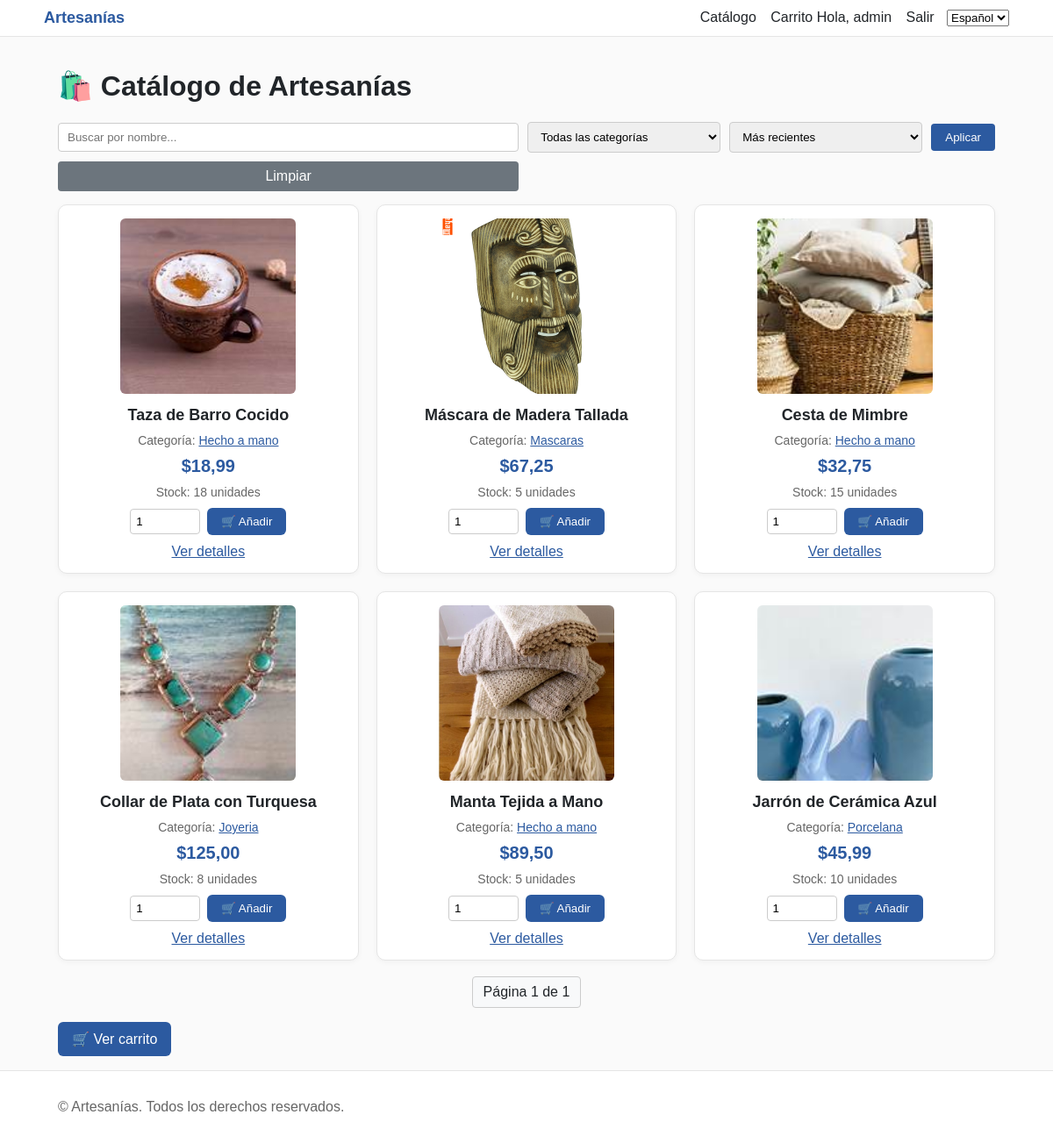
/es/ (signed in), run on the app's committed database.
### store/models.py (models this page shows, shortened)
class Producto(models.Model):
    nombre = models.CharField(max_length=100)
    descripcion = models.TextField()
    precio = models.DecimalField(max_digits=10, decimal_places=2)
    imagen = models.ImageField(upload_to='productos/', blank=True, null=True)
    stock = models.PositiveIntegerField(default=0)
    fecha_creacion = models.DateTimeField(auto_now_add=True)
    categoria = models.ForeignKey('Categoria', null=True, blank=True, on_delete=models.SET_NULL)

class Categoria(models.Model):
    nombre = models.CharField(max_length=100, unique=True)
    descripcion = models.TextField(blank=True)
    fecha_creacion = models.DateTimeField(auto_now_add=True)

### store/views.py (the view)
# urls.py: path('', views.product_list, name='product_list'),
def product_list(request):
    q = request.GET.get('q', '').strip()
    categoria_id = request.GET.get('categoria')
    sort = request.GET.get('sort', 'recent')
    productos = Producto.objects.all()
    if q:
        productos = productos.filter(nombre__icontains=q)
    if categoria_id:
        productos = productos.filter(categoria_id=categoria_id)
    sort_map = {
        'recent': '-fecha_creacion',
        'price_asc': 'precio',
        'price_desc': '-precio',
        'name_asc': 'nombre',
        'name_desc': '-nombre',
    }
    productos = productos.order_by(sort_map.get(sort, '-fecha_creacion'))
    paginator = Paginator(productos, 12)
    page = request.GET.get('page')
    try:
        productos_page = paginator.page(page)
    except PageNotAnInteger:
        productos_page = paginator.page(1)
    except EmptyPage:
        productos_page = paginator.page(paginator.num_pages)
    categorias = Categoria.objects.all().order_by('nombre')
    contexto = {
        'productos': productos_page,
        'q': q,
        'categorias': categorias,
        'categoria_seleccionada': int(categoria_id) if categoria_id else None,
        'sort': sort,
        'page_obj': productos_page,
    }
    return render(request, 'store/product_list.html', contexto)

### templates/store/product_list.html (shortened to what this page needs)
{% extends 'base.html' %}
{% load i18n %}
{% block content %}
  <h1>🛍️ {% trans 'Catálogo de Artesanías' %}</h1>
  <form method="get" action="" style="margin: 15px 0; display: grid; grid-template-columns: 1fr 220px 220px auto; gap: 10px; align-items: center;">
    <input type="text" name="q" placeholder="{% trans 'Buscar por nombre...' %}" value="{{ q }}" style="padding: 8px 10px; border: 1px solid #ccc; border-radius: 4px;">
    <select name="categoria" style="padding: 8px 10px; border: 1px solid #ccc; border-radius: 4px;">
      <option value="">{% trans 'Todas las categorías' %}</option>
    </select>
    <select name="sort" style="padding: 8px 10px; border: 1px solid #ccc; border-radius: 4px;">
      <option value="recent" {% if sort == 'recent' %}selected{% endif %}>{% trans 'Más recientes' %}</option>
    </select>
    <button type="submit" style="padding: 8px 16px; background-color: #2c5aa0; color: white; border: none; border-radius: 4px; cursor: pointer;">{% trans 'Aplicar' %}</button>
    <a href="{% url 'product_list' %}" style="padding: 8px 12px; background-color: #6c757d; color: white; text-decoration: none; border-radius: 4px; text-align: center;">{% trans 'Limpiar' %}</a>
  </form>
  <div class="product-grid">
    {% for p in productos %}
      <div class="product-card">
        {% if p.imagen %}
          <img src="{{ p.imagen.url }}" alt="{{ p.nombre }}" class="product-image" loading="lazy" width="200" height="200">
        {% else %}
          <div class="no-image">📷 Sin imagen</div>
        {% endif %}
        <div class="product-name">{{ p.nombre }}</div>
        {% if p.categoria %}
        <div class="product-stock" style="margin-bottom: 6px;">
          {% trans 'Categoría' %}: <a href="?categoria={{ p.categoria.id }}&q={{ q }}&sort={{ sort }}" style="color:#2c5aa0;">{{ p.categoria.nombre }}</a>
        </div>
        {% endif %}
        <div class="product-price">${{ p.precio }}</div>
        {% if p.stock > 0 %}
        <div class="product-stock">{% trans 'Stock' %}: {{ p.stock }} {% trans 'unidades' %}</div>
        {% else %}
        <div class="product-stock" style="color:#dc3545; font-weight:bold;">{% trans 'Sin stock' %}</div>
        {% endif %}
        {% if user.is_authenticated %}
          {% if p.stock > 0 %}
            <form method="post" action="{% url 'add_to_cart' p.pk %}" style="margin-top: 10px; display:flex; gap:8px; justify-content:center; align-items:center;">
              <input type="number" name="cantidad" value="1" min="1" max="{{ p.stock }}" style="width:80px; padding:6px; border:1px solid #ccc; border-radius:4px;">
              <button type="submit" class="add-to-cart-btn">🛒 {% trans 'Añadir' %}</button>
            </form>
          {% else %}
            <p style="color:#dc3545; font-weight:bold;">{% trans 'Sin stock' %}</p>
          {% endif %}
        {% else %}
          <p style="color: #666; font-size: 14px;">{% trans 'Inicia sesión para comprar' %}</p>
        {% endif %}
        <a href="{% url 'product_detail' p.pk %}?next={{ request.get_full_path|urlencode }}" style="display: block; margin-top: 10px; color: #2c5aa0;">{% trans 'Ver detalles' %}</a>
      </div>
    {% empty %}
      <div style="grid-column: 1 / -1; text-align: center; padding: 40px;">
        <h2>{% trans 'No hay productos disponibles' %}</h2>
        <p>{% trans 'Vuelve más tarde para ver nuestros productos de artesanías.' %}</p>
      </div>
    {% endfor %}
  </div>
  {% if page_obj %}
  <div style="margin-top: 18px; display:flex; justify-content:center; gap:8px;">
    <span style="padding:8px 12px; border:1px solid #ccc; border-radius:4px; background:#f8f9fa;">{% trans 'Página' %} {{ page_obj.number }} {% trans 'de' %} {{ page_obj.paginator.num_pages }}</span>
  </div>
  {% endif %}
  {% if user.is_authenticated %}
    <a href="{% url 'view_cart' %}?next={{ request.get_full_path|urlencode }}" class="btn btn-primary" style="margin-top:16px; display:inline-block;">🛒 {% trans 'Ver carrito' %}</a>
  {% endif %}
{% endblock %}

### templates/base.html (shortened to what this page needs)
{% load static %}
<!doctype html>
<html>
<head>
  {% load i18n %}
</head>
<body>
  <header>
    <div class="container nav">
      <a class="brand" href="{% url 'product_list' %}">Artesanías</a>
      <nav class="nav-links">
        <a href="{% url 'product_list' %}">{% trans 'Catálogo' %}</a>
        <a href="{% url 'view_cart' %}?next={{ request.get_full_path|urlencode }}">{% trans 'Carrito' %}</a>
        {% if user.is_authenticated %}
          <span class="hide-mobile">Hola, {{ user.username }}</span>
          <a href="{% url 'logout' %}">Salir</a>
        {% else %}
          <a href="{% url 'login' %}?next={{ request.get_full_path|urlencode }}">{% trans 'Ingresar' %}</a>
          <a href="{% url 'register' %}?next={{ request.get_full_path|urlencode }}">{% trans 'Crear cuenta' %}</a>
        {% endif %}
        <form id="langForm" action="{% url 'set_language' %}" method="post" style="display:inline-block; margin-left:10px;">
          <select id="langSelect" name="language">
            {% get_current_language as LANGUAGE_CODE %}
            {% get_available_languages as LANGUAGES %}
            {% for code, name in LANGUAGES %}
              <option value="{{ code }}" {% if code == LANGUAGE_CODE %}selected{% endif %}>{{ name }}</option>
            {% endfor %}
          </select>
        </form>
      </nav>
    </div>
  </header>
  <main>
    <div class="container">
      {% block content %}{% endblock %}
    </div>
  </main>
  <footer>
    <div class="container">
      <div>&copy; {{ now|default:"" }} Artesanías. Todos los derechos reservados.</div>
    </div>
  </footer>
</body>
</html>

### templates/base.html (style rules this page uses)
:root { --primary:#2c5aa0; --primary-dark:#1e3d6f; --success:#28a745; --danger:#dc3545; --muted:#6c757d; }
* { box-sizing: border-box; }
html, body { margin:0; padding:0; font-family: Arial, sans-serif; background:#fafafa; color:#212529; }
a { color: var(--primary); }
.container { max-width: 1100px; margin: 0 auto; padding: 16px; }
header { background:#fff; border-bottom:1px solid #e5e5e5; position: sticky; top:0; z-index: 10; }
.nav { display:flex; align-items:center; justify-content: space-between; gap:12px; padding: 10px 0; }
.brand { font-weight:bold; color: var(--primary); text-decoration:none; font-size: 18px; }
.nav-links a { margin-left:12px; text-decoration:none; color:#212529; }
main { min-height: calc(100vh - 140px); }
footer { background:#fff; border-top:1px solid #e5e5e5; padding: 16px 0; color:#666; }
.btn { padding:10px 16px; border:none; border-radius:6px; cursor:pointer; display:inline-block; text-decoration:none; }
.btn-primary { background: var(--primary); color:#fff; }

### templates/store/product_list.html (style rules this page uses)
.product-grid { display: grid; grid-template-columns: repeat(auto-fit, minmax(280px, 1fr)); gap: 20px; }
.product-card { background:#fff; border: 1px solid #e5e5e5; padding: 15px; border-radius: 10px; text-align: center; box-shadow: 0 2px 6px rgba(0,0,0,0.04); }
.product-image { max-width: 200px; max-height: 200px; object-fit: cover; border-radius: 6px; }
.product-name { font-size: 18px; font-weight: bold; margin: 10px 0; }
.product-price { font-size: 20px; color: #2c5aa0; font-weight: bold; margin: 10px 0; }
.product-stock { color: #666; font-size: 14px; }
.add-to-cart-btn { background-color: #2c5aa0; color: white; padding: 8px 16px; border: none; border-radius: 6px; cursor: pointer; }

### data on the page
Producto: imagen (picture), nombre "Taza de Barro Cocido", categoria.nombre "Hecho a mano", precio "18,99", stock "18"
Producto: imagen (picture), nombre "Máscara de Madera Tallada", categoria.nombre "Mascaras", precio "67,25", stock "5"
Producto: imagen (picture), nombre "Cesta de Mimbre", categoria.nombre "Hecho a mano", precio "32,75", stock "15"
Producto: imagen (picture), nombre "Collar de Plata con Turquesa", categoria.nombre "Joyeria", precio "125,00", stock "8"
Producto: imagen (picture), nombre "Manta Tejida a Mano", categoria.nombre "Hecho a mano", precio "89,50", stock "5"
Producto: imagen (picture), nombre "Jarrón de Cerámica Azul", categoria.nombre "Porcelana", precio "45,99", stock "10"

### other printed values
{{ user.username }} "admin"
{{ page_obj.number }} "1"
{{ page_obj.paginator.num_pages }} "1"
form field language "Español"
